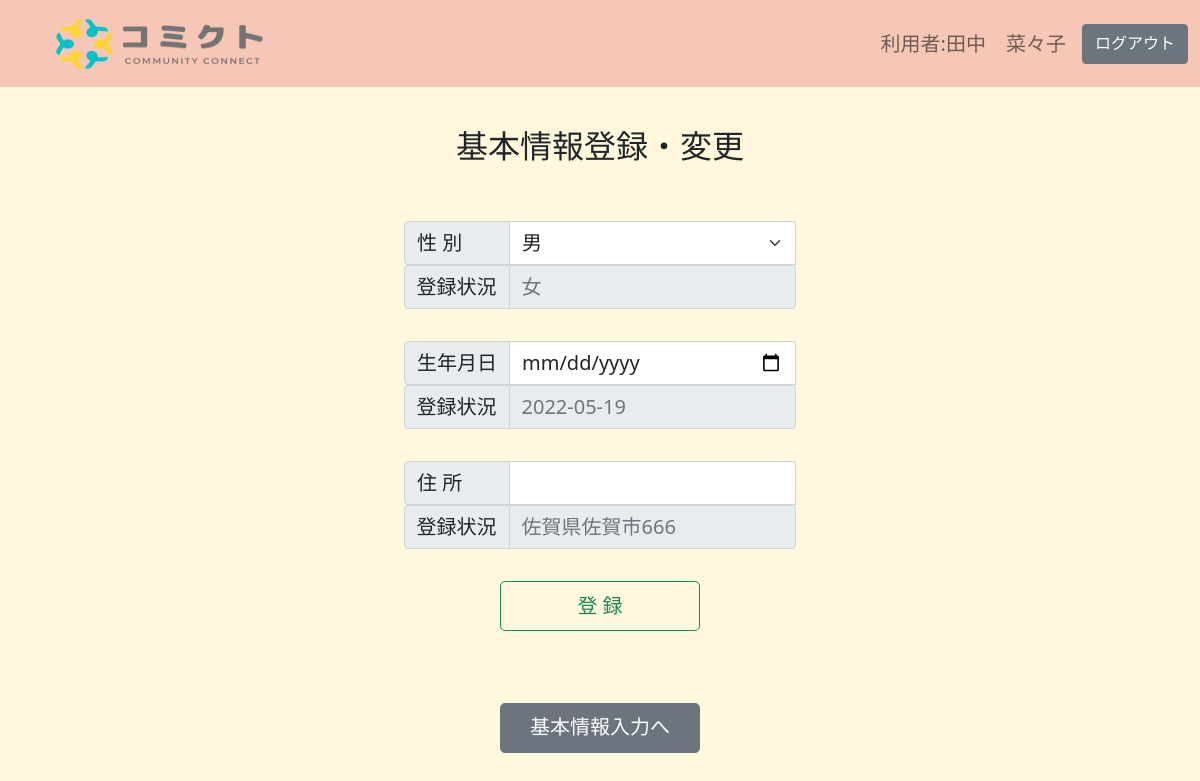
The app's page /member.php (signed in), older data.
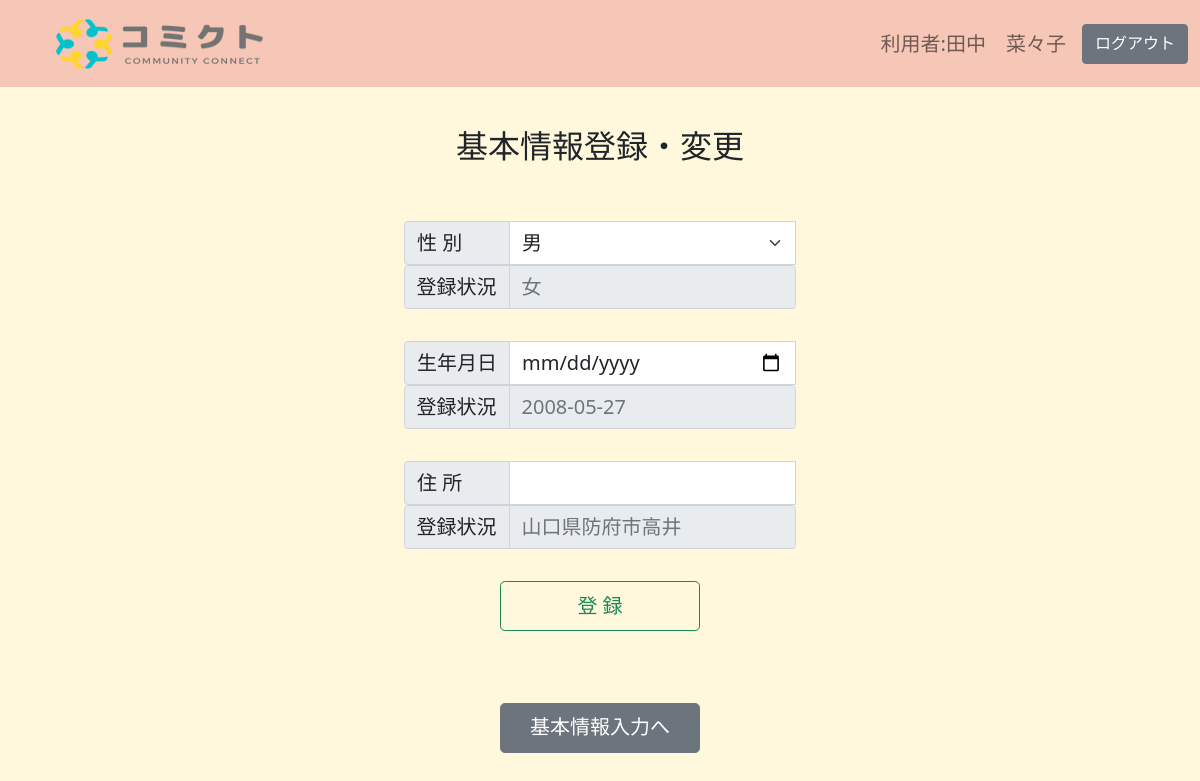
The same page, newer data.
### tables this page shows
CREATE TABLE `member_table` (
  `member_id` int(11) NOT NULL,
  `mbname` varchar(128) NOT NULL,
  `login_id` varchar(128) NOT NULL,
  `password` varchar(128) NOT NULL,
  `is_admin` int(1) NOT NULL,
  `is_dalete` int(1) NOT NULL,
  `seibetu` varchar(64) NOT NULL,
  `barthday` date NOT NULL,
  `mbaddress` varchar(128) NOT NULL,
  `created_at` datetime NOT NULL,
  `update_at` datetime NOT NULL
);

### member.php (the view, shortened to what the changed rows need)
<?php
$id = $_SESSION['member_id'];
$pdo = connect_to_db();
$sql = 'SELECT * FROM member_table WHERE member_id=:id';
$stmt = $pdo->prepare($sql);
$stmt->bindValue(':id', $id, PDO::PARAM_INT);
try {
    $status = $stmt->execute();
} catch (PDOException $e) {
    echo json_encode(["sql error" => "{$e->getMessage()}"]);
    exit();
}
$record = $stmt->fetch(PDO::FETCH_ASSOC);
?>
<!DOCTYPE html>
<html lang="ja">
<head>
    <link href="https://cdn.jsdelivr.net/npm/bootstrap@5.1.3/dist/css/bootstrap.min.css" rel="stylesheet">
    <link rel="stylesheet" href="css/style_home.css">
</head>
<body>
    <form action="member_create.php" method="POST">
        <div class="container-fluid">
            <div class="row justify-content-center  g-2">
                <div class="input-group mb-3 justify-content-center" style="max-width: 400px;">
                    <form>
                        <fieldset disabled class="input-group justify-content-center">
                            <div class="input-group justify-content-center" style="max-width: 400px;">
                                <span class="input-group-text fs-5" id="inputGroup-sizing-default">登録状況</span>
                                <input type="text" class="form-control fs-5 " placeholder="<?= $record["seibetu"] ?>" aria-label="Sizing example input" aria-describedby="inputGroup-sizing-default">
                            </div>
                        </fieldset>
                    </form>
                </div>
                <div class="row justify-content-center  g-2">
                    <div class="input-group mb-3 justify-content-center" style="max-width: 400px;">
                        <form>
                            <fieldset disabled class="input-group justify-content-center">
                                <div class="input-group justify-content-center">
                                    <span class="input-group-text fs-5" id="inputGroup-sizing-default">登録状況</span>
                                    <input type="text" class="form-control fs-5" style="width: 287px;" placeholder="<?= $record["barthday"] ?>" aria-label="Sizing example input" aria-describedby="inputGroup-sizing-default">
                                </div>
                            </fieldset>
                        </form>
                    </div>
                </div>
                <div class="row justify-content-center  g-2">
                    <div class="input-group mb-3 justify-content-center" style="max-width: 400px;">
                        <form style="max-width: 400px;">
                            <fieldset disabled class="input-group justify-content-center mb-3 ">
                                <div class="input-group justify-content-center">
                                    <span class="input-group-text fs-5" id="inputGroup-sizing-default">登録状況</span>
                                    <input type="text" class="form-control fs-5 " style="width: 287px;" placeholder="<?= $record["mbaddress"] ?>" aria-label="Sizing example input" aria-describedby="inputGroup-sizing-default">
                                </div>
                            </fieldset>
                        </form>
                    </div>
                </div>
            </div>
        </div>
    </form>
</body>
</html>

Row changes from the older to the newer data that the page shows:
changed member_table: barthday "2022-05-19" → "2008-05-27"; mbaddress "佐賀県佐賀市666" → "山口県防府市高井"
